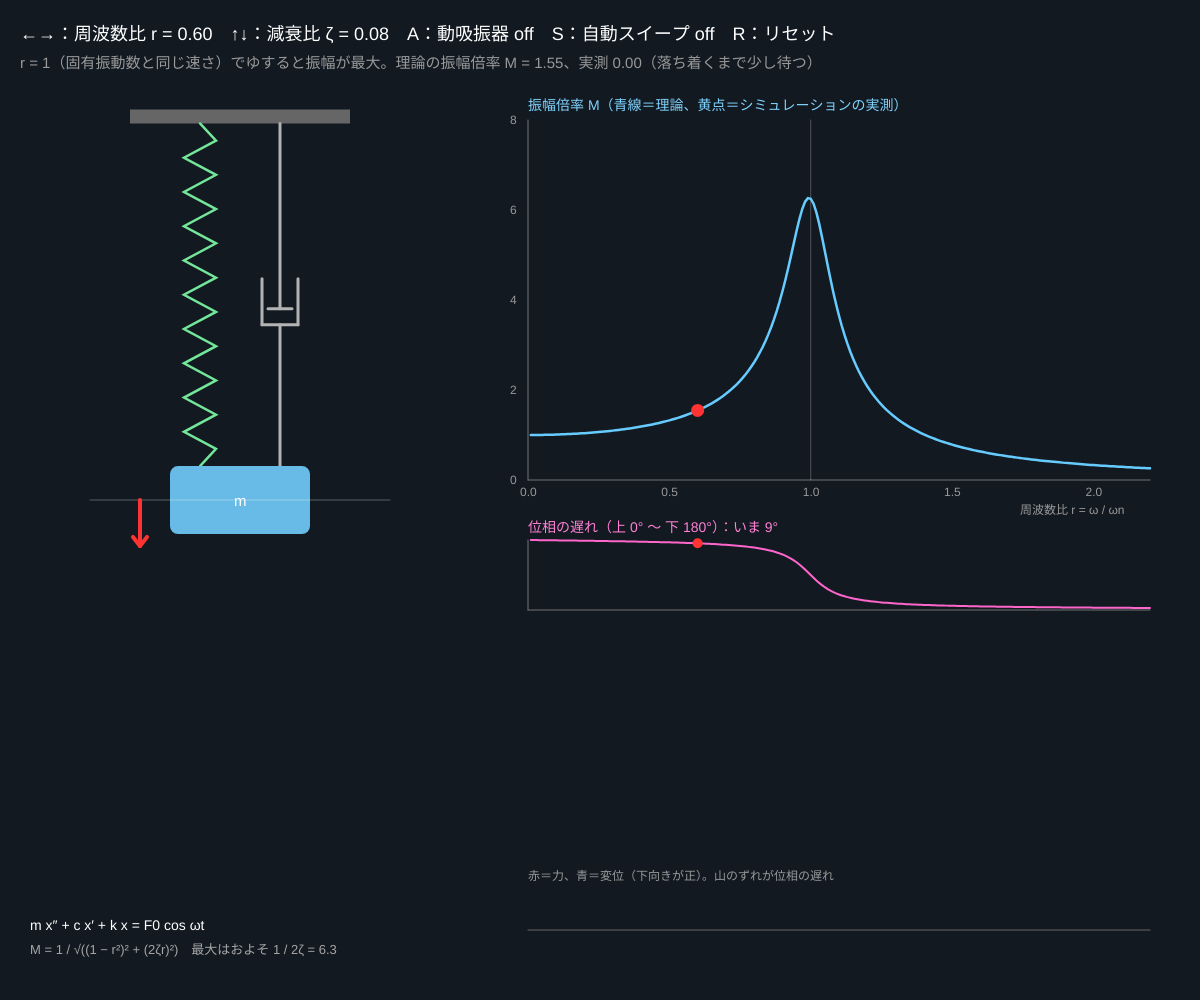
Frame 1 (no input)
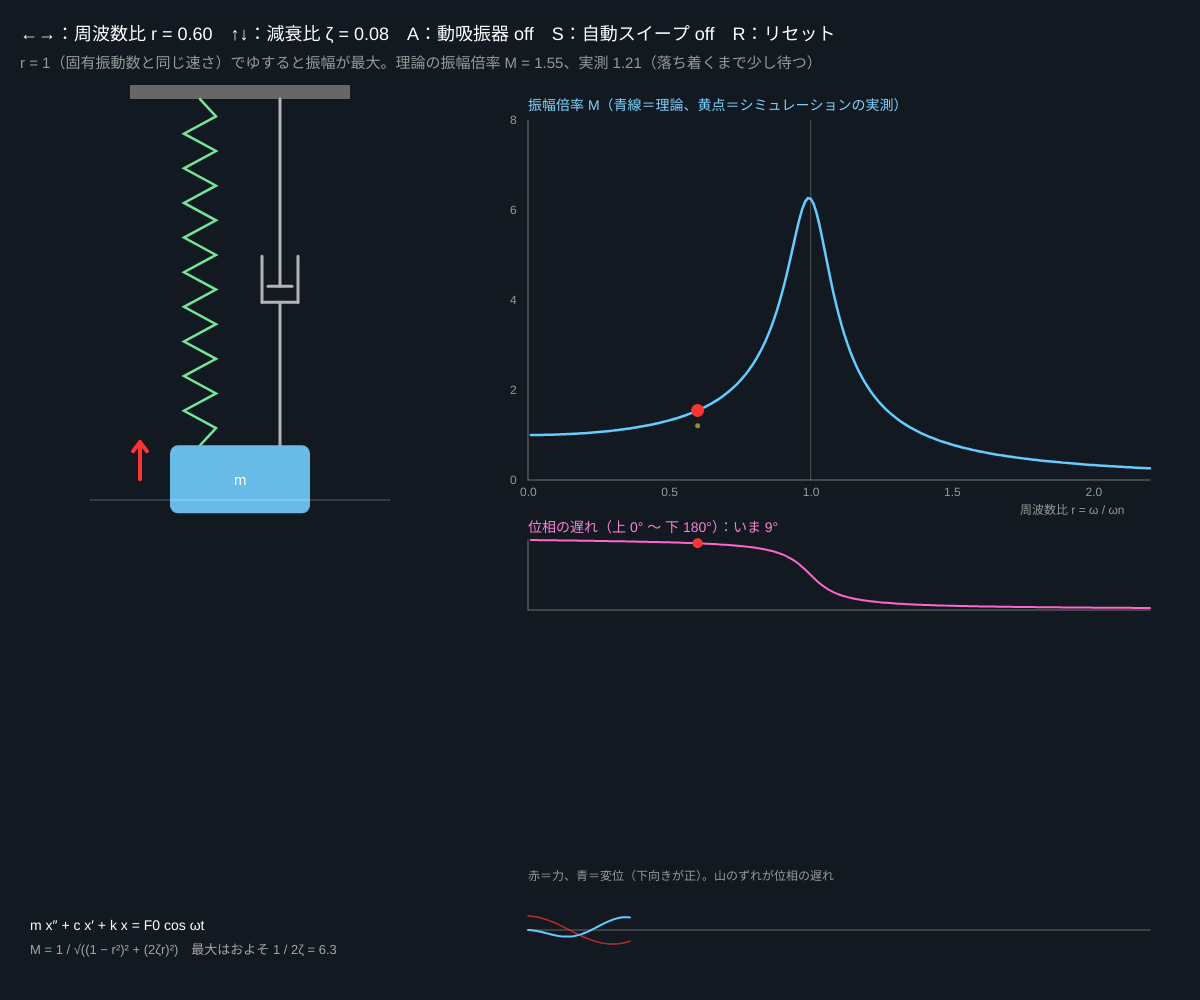
Frame 60 (no input)
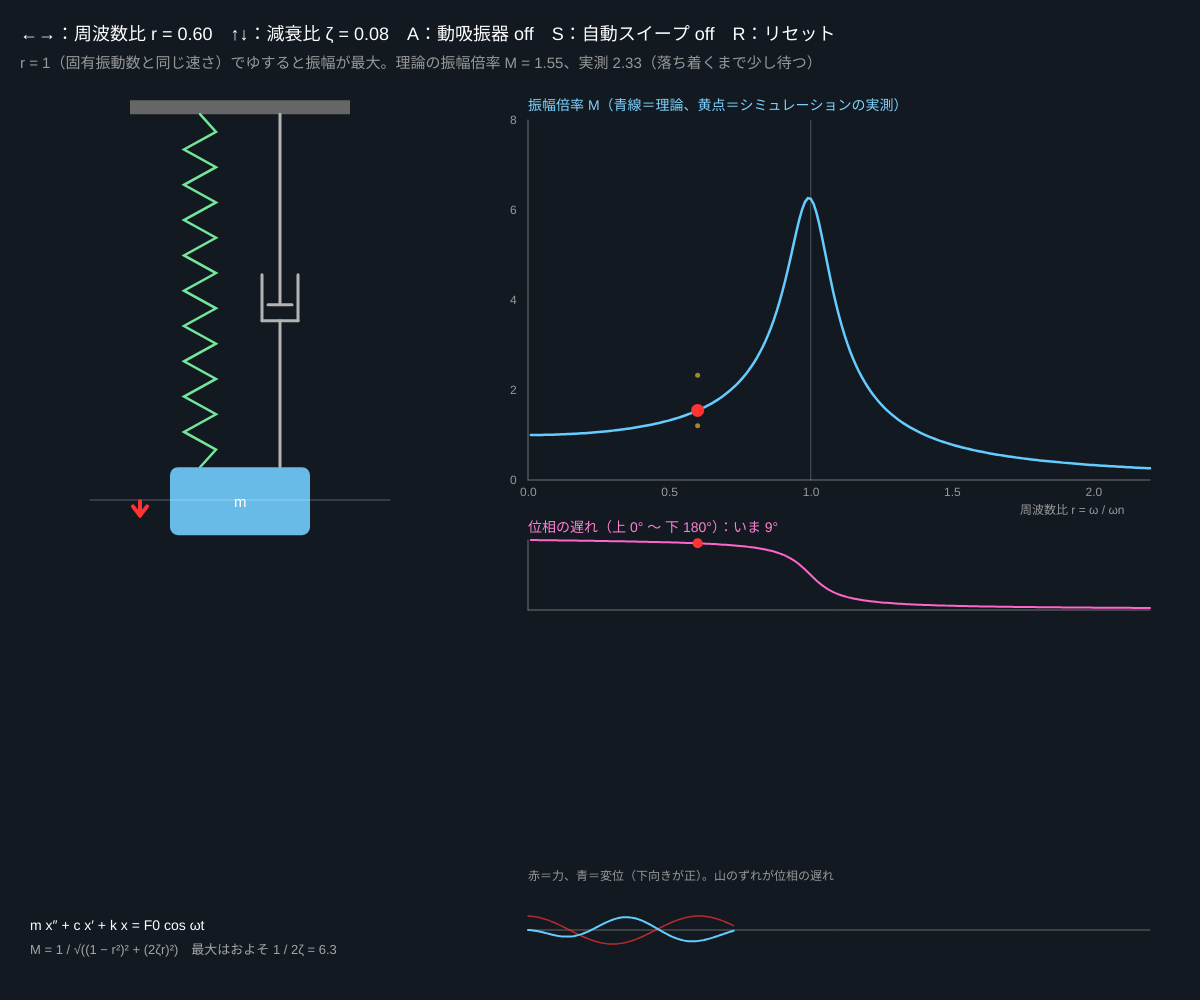
Frame 120 (the mouse pressed at the canvas centre since frame 60)

The p5.js sketch that drew these frames (run headless with seeded random() and noise() and a simulated clock; from frame 60 on, the mouse is pressed at the canvas centre):

// p5.js sketch
// ── sketch.js
// ============================================
// 10 強制振動と共振
// ばね・おもり・ダンパーを周期的な力でゆする：m x″ + c x′ + k x = F0 cos ωt（RK4 で積分）
// ゆする速さが固有振動数に近いと振幅が何倍にもなる（共振）。振幅倍率 M = 1 / √((1 − r²)² + (2ζr)²)、r = ω / ωn
// ←→ = 周波数比 r / ↑↓ = 減衰比 ζ / A = 動吸振器（小さなおもりを追加）/ S = r をゆっくり自動で上げる / R = リセット
// ============================================

let freqRatio = 0.6;         // 周波数比 r = ω / ωn
let zeta = 0.08;             // ★ 減衰比 ζ
let naturalHz = 1.0;         // ★ 固有振動数（Hz）
let staticPx = 9;            // ★ 静たわみ F0 / k（px）。振幅はこの M 倍になる
let massRatio = 0.15;        // ★ 動吸振器の質量比 μ = m2 / m1
let zeta2 = 0.02;            // ★ 動吸振器の減衰
let absorber = false, sweeping = false;
let st = [0, 0, 0, 0];       // 状態 [x1, v1, x2, v2]
let forcePhase = 0, tNow = 0;
let ampNow = 0, peakHold = 0, lastCrossT = 0;
let measured = [];           // シミュレーションから測った (r, 振幅倍率)
let strip = [];              // 時間波形

function setup() {
  createCanvas(windowWidth, windowHeight);
  colorMode(HSB, 360, 100, 100, 100);
}

// ★ 運動方程式（ωn² で割った形）。動吸振器は主系と同じ固有振動数にそろえてある
function deriv(s, ph) {
  let wn = TWO_PI * naturalHz, f = wn * wn * staticPx * Math.cos(ph);
  let a1 = f - 2 * zeta * wn * s[1] - wn * wn * s[0];
  let a2 = 0;
  if (absorber) {
    let rel = wn * wn * (s[2] - s[0]) + 2 * zeta2 * wn * (s[3] - s[1]);   // 吸振器のばね＋ダンパーの力 / m2
    a1 += massRatio * rel;
    a2 = -rel;
  }
  return [s[1], a1, s[3], a2];
}
function rk4(dt) {
  let w = TWO_PI * naturalHz * freqRatio;
  let add = (s, k, h) => s.map((v, i) => v + k[i] * h);
  let k1 = deriv(st, forcePhase), k2 = deriv(add(st, k1, dt / 2), forcePhase + (w * dt) / 2);
  let k3 = deriv(add(st, k2, dt / 2), forcePhase + (w * dt) / 2), k4 = deriv(add(st, k3, dt), forcePhase + w * dt);
  st = st.map((v, i) => constrain(v + ((k1[i] + 2 * k2[i] + 2 * k3[i] + k4[i]) * dt) / 6, -1e5, 1e5));
  forcePhase += w * dt; tNow += dt;
}

// ★ 理論の応答（複素数で 2×2 の連立方程式を解く）：返り値は 振幅倍率 と 位相遅れ
function response(r) {
  // 主系：(1 − r²) + i 2ζr、吸振器：k2 項 = μ(1 + i 2ζ2 r)、(1 − r²) + i 2ζ2 r
  let d1 = [1 - r * r, 2 * zeta * r];
  if (!absorber) return { mag: 1 / Math.hypot(d1[0], d1[1]), lag: Math.atan2(d1[1], d1[0]) };
  let kc = [massRatio, massRatio * 2 * zeta2 * r];                 // 吸振器のばね＋ダンパー
  let d22 = [1 - r * r, 2 * zeta2 * r];                            // 吸振器側（μ で割った形）
  let cm = (p, q) => [p[0] * q[0] - p[1] * q[1], p[0] * q[1] + p[1] * q[0]];
  // X1 = F · D22 / ((D1 + kc) · D22·μ − kc²) を μ でそろえて計算
  let D11 = [d1[0] + kc[0], d1[1] + kc[1]], D22 = [massRatio * d22[0], massRatio * d22[1]];
  let det = cm(D11, D22), kk = cm(kc, kc);
  det = [det[0] - kk[0], det[1] - kk[1]];
  let dm = det[0] * det[0] + det[1] * det[1];
  let x = [(D22[0] * det[0] + D22[1] * det[1]) / dm, (D22[1] * det[0] - D22[0] * det[1]) / dm];
  return { mag: Math.hypot(x[0], x[1]), lag: Math.atan2(-x[1], x[0]) };
}

function draw() {
  background(212, 45, 13);
  if (keyIsDown(LEFT_ARROW)) freqRatio -= 0.004;
  if (keyIsDown(RIGHT_ARROW)) freqRatio += 0.004;
  if (sweeping) { freqRatio += 0.0006; if (freqRatio >= 2.2) sweeping = false; }
  freqRatio = constrain(freqRatio, 0.1, 2.2);
  // ---- 積分（1 フレーム = 1/60 秒を 8 分割）
  for (let i = 0; i < 8; i++) {
    let before = st[1];
    rk4(1 / 480);
    peakHold = Math.max(peakHold, Math.abs(st[0]));
    if (before > 0 && st[1] <= 0) {                      // 速度が + → − に変わる瞬間 = 山。1 周期ごとに振幅を測る
      ampNow = peakHold; peakHold = 0;
      measured.push({ r: freqRatio, m: ampNow / staticPx });
      if (measured.length > 500) measured.shift();
    }
  }
  strip.push({ x: st[0], f: Math.cos(forcePhase) });
  if (strip.length > 360) strip.shift();

  // ---- 左：ばね・おもり・ダンパー
  let ccx = width * 0.2, restY = height * 0.5, ceilY = 110;
  let y1 = restY + constrain(st[0], -230, 250);
  let shakeY = ceilY + staticPx * Math.cos(forcePhase) * 1.5;      // 力の向きを天井の動きで表す
  noStroke(); fill(0, 0, 40); rect(ccx - 110, shakeY - 14, 220, 14);
  stroke(140, 50, 90); strokeWeight(2.5); noFill();
  beginShape();
  for (let i = 0; i <= 20; i++) vertex(ccx - 40 + (i === 0 || i === 20 ? 0 : i % 2 ? 16 : -16), lerp(shakeY, y1 - 34, i / 20));
  endShape();
  stroke(0, 0, 70); strokeWeight(3);
  let midD = (shakeY + y1 - 34) / 2;
  line(ccx + 40, shakeY, ccx + 40, midD + 14); line(ccx + 28, midD + 14, ccx + 52, midD + 14);
  line(ccx + 22, midD - 16, ccx + 22, midD + 30); line(ccx + 58, midD - 16, ccx + 58, midD + 30); line(ccx + 22, midD + 30, ccx + 58, midD + 30);
  line(ccx + 40, midD + 30, ccx + 40, y1 - 34);
  noStroke(); fill(200, 55, 90); rect(ccx - 70, y1 - 34, 140, 68, 8);
  fill(0, 0, 100); textSize(15); text('m', ccx - 6, y1 + 6);
  if (absorber) {
    let y2 = y1 + 110 + constrain(st[2] - st[0], -70, 200);
    stroke(35, 70, 100); strokeWeight(2.5); noFill();
    beginShape();
    for (let i = 0; i <= 12; i++) vertex(ccx + (i === 0 || i === 12 ? 0 : i % 2 ? 12 : -12), lerp(y1 + 34, y2 - 20, i / 12));
    endShape();
    noStroke(); fill(35, 80, 100); rect(ccx - 34, y2 - 20, 68, 40, 6);
    fill(0, 0, 10); textSize(13); text('動吸振器', ccx - 28, y2 + 5);
  }
  stroke(0, 0, 100, 30); strokeWeight(1); line(ccx - 150, restY, ccx + 150, restY);
  // 力の矢印
  let fa = Math.cos(forcePhase) * 46;
  stroke(0, 80, 100); strokeWeight(4);
  if (Math.abs(fa) > 4) { line(ccx - 100, y1, ccx - 100, y1 + fa); line(ccx - 100, y1 + fa, ccx - 107, y1 + fa - Math.sign(fa) * 9); line(ccx - 100, y1 + fa, ccx - 93, y1 + fa - Math.sign(fa) * 9); }

  // ---- 右上：応答曲線（振幅倍率）、右中：位相
  let gx = width * 0.44, gw = width - gx - 50, gy = 120, gh = height * 0.36, mTop = 8;
  let X = (r) => gx + (r / 2.2) * gw, Y = (m) => gy + gh - (Math.min(m, mTop) / mTop) * gh;
  stroke(0, 0, 45); strokeWeight(1); line(gx, gy, gx, gy + gh); line(gx, gy + gh, gx + gw, gy + gh);
  stroke(0, 0, 100, 25); line(X(1), gy, X(1), gy + gh);
  noFill(); stroke(200, 60, 100); strokeWeight(2.5);
  beginShape();
  for (let i = 1; i <= 220; i++) vertex(X(i / 100), Y(response(i / 100).mag));
  endShape();
  noStroke(); fill(50, 90, 100, 60);
  for (let p of measured) circle(X(p.r), Y(p.m), 5);                 // 測った点
  let th = response(freqRatio);
  fill(0, 80, 100); circle(X(freqRatio), Y(th.mag), 13);
  fill(0, 0, 60); textSize(12);
  for (let r = 0; r <= 2; r += 0.5) text(nf(r, 1, 1), X(r) - 8, gy + gh + 16);
  for (let m = 0; m <= mTop; m += 2) text(m, gx - 18, Y(m) + 4);
  text('周波数比 r = ω / ωn', gx + gw - 130, gy + gh + 34);
  fill(200, 50, 100); textSize(14); text('振幅倍率 M（青線＝理論、黄点＝シミュレーションの実測）', gx, gy - 10);
  // 位相
  let py = gy + gh + 60, ph = 70;
  stroke(0, 0, 45); strokeWeight(1); line(gx, py, gx, py + ph); line(gx, py + ph, gx + gw, py + ph);
  noFill(); stroke(320, 60, 100); strokeWeight(2);
  beginShape();
  for (let i = 1; i <= 220; i++) { let lg = response(i / 100).lag; if (lg < 0) lg += TWO_PI; vertex(X(i / 100), py + (Math.min(lg, Math.PI) / Math.PI) * ph); }
  endShape();
  let lagNow = th.lag < 0 ? th.lag + TWO_PI : th.lag;
  noStroke(); fill(0, 80, 100); circle(X(freqRatio), py + (Math.min(lagNow, Math.PI) / Math.PI) * ph, 10);
  fill(320, 50, 100); textSize(14); text('位相の遅れ（上 0° 〜 下 180°）：いま ' + nf((lagNow * 180) / Math.PI, 1, 0) + '°', gx, py - 8);
  // 時間波形
  let sy0 = height - 70, sAmp = 44;
  stroke(0, 0, 40); strokeWeight(1); line(gx, sy0, gx + gw, sy0);
  noFill();
  if (strip.length > 1) {
    stroke(0, 80, 100, 70); strokeWeight(1.5);
    beginShape(); for (let i = 0; i < strip.length; i++) vertex(gx + (i / 360) * gw, sy0 - strip[i].f * 14); endShape();
    stroke(200, 60, 100); strokeWeight(2);
    beginShape(); for (let i = 0; i < strip.length; i++) vertex(gx + (i / 360) * gw, sy0 + constrain(strip[i].x / (staticPx * mTop), -1.2, 1.2) * sAmp); endShape();
  }
  noStroke(); fill(0, 0, 60); textSize(12); text('赤＝力、青＝変位（下向きが正）。山のずれが位相の遅れ', gx, sy0 - 50);

  // ---- 文字
  noStroke(); fill(0, 0, 100); textSize(18);
  text('←→：周波数比 r = ' + nf(freqRatio, 1, 2) + '　↑↓：減衰比 ζ = ' + nf(zeta, 1, 2) + '　A：動吸振器 ' + (absorber ? 'ON' : 'off') + '　S：自動スイープ ' + (sweeping ? 'ON' : 'off') + '　R：リセット', 20, 40);
  fill(0, 0, 60); textSize(15);
  text('r = 1（固有振動数と同じ速さ）でゆすると振幅が最大。理論の振幅倍率 M = ' + nf(th.mag, 1, 2) + '、実測 ' + nf(ampNow / staticPx, 1, 2) + '（落ち着くまで少し待つ）', 20, 68);
  fill(0, 0, 100); textSize(14);
  text('m x″ + c x′ + k x = F0 cos ωt', 30, height - 70);
  fill(0, 0, 65); textSize(13);
  text(absorber ? '動吸振器：小さなおもりが代わりに揺れて、r = 1 の振幅を消す（山が 2 つに割れる）' : 'M = 1 / √((1 − r²)² + (2ζr)²)　最大はおよそ 1 / 2ζ = ' + nf(1 / (2 * zeta), 1, 1), 30, height - 46);
}

function keyPressed() {
  if (key === UP_ARROW) zeta = constrain(zeta + 0.01, 0.03, 1);
  if (key === DOWN_ARROW) zeta = constrain(zeta - 0.01, 0.03, 1);
  if (key === 'a' || key === 'A') { absorber = !absorber; st[2] = st[0]; st[3] = st[1]; measured = []; }
  if (key === 's' || key === 'S') { sweeping = !sweeping; if (sweeping) { freqRatio = 0.2; measured = []; } }
  if (key === 'r' || key === 'R') { st = [0, 0, 0, 0]; measured = []; strip = []; freqRatio = 0.6; zeta = 0.08; sweeping = false; }
  if (key === UP_ARROW || key === DOWN_ARROW) measured = [];
}

// ---------- やってみよう ----------
// 1. S で自動スイープ。黄色の実測点が青い理論曲線をなぞる。ずれるのはどこ？（スイープが速いと共振が育ちきらない）
// 2. r = 1 で位相の遅れはちょうど 90°。r が小さいと力と同じ向き、大きいと逆向きに動く。時間波形で確かめよう
// 3. ζ を 0.03 まで下げると倍率は 1/2ζ ≈ 17。ブランコを「タイミングよく」押すと大きく揺れるのと同じ
// 4. A で動吸振器を付けると r = 1 の山が消えて 2 つに割れる。massRatio を 0.3 にすると 2 つの山の間隔は？
// 5. 洗濯機は脱水で回転が上がるとき r = 1 を通過する。r = 1.5 で使うなら ζ は大きい方がいい？小さい方がいい？
